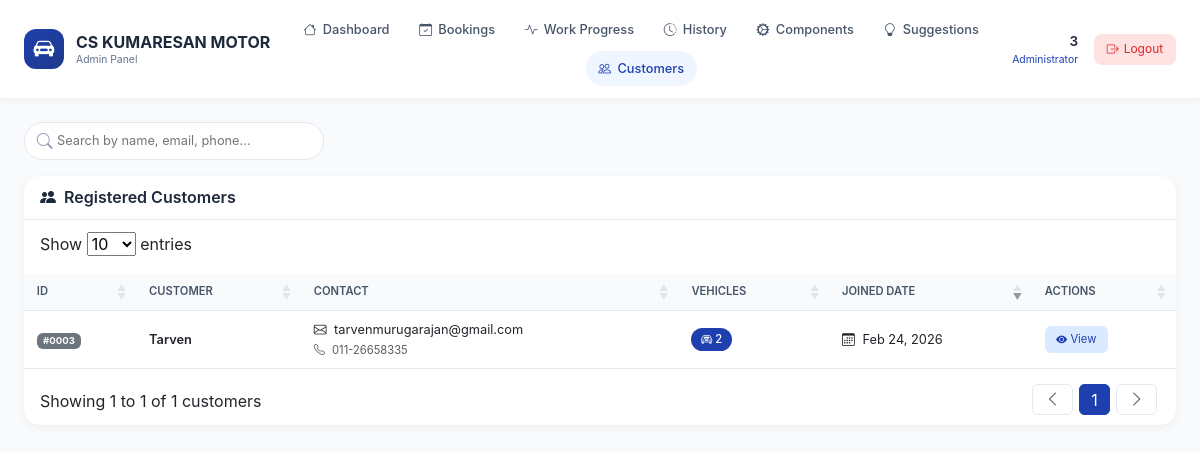
Page /admin-customers.php (signed in) on the committed database.
### tables this page shows
CREATE TABLE `users` (
  `id` int(11) NOT NULL,
  `email` varchar(100) NOT NULL,
  `username` varchar(50) NOT NULL,
  `password_hash` varchar(255) NOT NULL,
  `full_name` varchar(100) NOT NULL,
  `phone` varchar(20) DEFAULT NULL,
  `security_image_path` varchar(255) DEFAULT NULL,
  `security_phrase` varchar(255) DEFAULT NULL,
  `role` enum('admin','customer','staff') DEFAULT 'customer',
  `is_active` tinyint(4) DEFAULT 1,
  `created_at` timestamp NOT NULL DEFAULT current_timestamp()
);

### admin-customers.php (the view, shortened to what this page needs)
<?php
$full_name = $_SESSION['full_name'];
require_once __DIR__ . '/includes/config.php';
$sql = "SELECT u.*,
        (SELECT COUNT(*) FROM vehicles WHERE user_id = u.id) as vehicle_count,
        (SELECT MAX(created_at) FROM vehicles WHERE user_id = u.id) as last_vehicle_added
        FROM users u
        WHERE u.role = 'customer' OR u.role IS NULL OR u.role = ''
        ORDER BY u.created_at DESC";
$result = $pdo->query($sql);
$customers = $result->fetchAll(PDO::FETCH_ASSOC);
?>
<!DOCTYPE html>
<html lang="en">
<head>
    <link href="https://cdn.jsdelivr.net/npm/bootstrap@5.3.0/dist/css/bootstrap.min.css" rel="stylesheet">
    <link rel="stylesheet" href="https://cdn.jsdelivr.net/npm/bootstrap-icons@1.11.1/font/bootstrap-icons.css">
    <link rel="stylesheet" href="https://cdn.datatables.net/1.13.4/css/dataTables.bootstrap5.min.css">
</head>
<body>
<div class="top-nav">
    <div class="nav-container">
        <div class="logo-area">
            <div class="logo-icon">
                <i class="bi bi-car-front-fill"></i>
            </div>
            <div class="logo-text">
                CS KUMARESAN MOTOR
                <span>Admin Panel</span>
            </div>
        </div>
        <div class="nav-links">
            <a href="admin-dashboard.php" class="nav-link-item <?php echo basename($_SERVER['PHP_SELF']) == 'admin-dashboard.php' ? 'active' : ''; ?>">
                <i class="bi bi-house""></i> Dashboard
            </a>
            <a href="admin-bookings.php" class="nav-link-item <?php echo basename($_SERVER['PHP_SELF']) == 'admin-bookings.php' ? 'active' : ''; ?>">
                <i class="bi bi-calendar-check"></i> Bookings
            </a>
            <a href="admin-work-progress.php" class="nav-link-item <?php echo basename($_SERVER['PHP_SELF']) == 'admin-work-progress.php' ? 'active' : ''; ?>">
                <i class="bi bi-activity"></i> Work Progress
            </a>
            <a href="admin-service-history.php" class="nav-link-item <?php echo basename($_SERVER['PHP_SELF']) == 'admin-service-history.php' ? 'active' : ''; ?>">
                <i class="bi bi-clock-history"></i> History
            </a>
            <a href="admin-spare-parts.php" class="nav-link-item <?php echo basename($_SERVER['PHP_SELF']) == 'admin-spare-parts.php' ? 'active' : ''; ?>">
                <i class="bi bi-gear-wide-connected"></i> Components
            </a>
            <a href="admin-suggestions.php" class="nav-link-item <?php echo basename($_SERVER['PHP_SELF']) == 'admin-suggestions.php' ? 'active' : ''; ?>">
                <i class="bi bi-lightbulb"></i> Suggestions
            </a>
            <a href="admin-customers.php" class="nav-link-item <?php echo basename($_SERVER['PHP_SELF']) == 'admin-customers.php' ? 'active' : ''; ?>">
                <i class="bi bi-people"></i> Customers
            </a>
        </div>
        <div class="user-area">
            <div class="user-info">
                <div class="user-name"><?php echo htmlspecialchars($full_name); ?></div>
                <div class="user-role">Administrator</div>
            </div>
            <a href="logout.php" class="logout-btn"><i class="bi bi-box-arrow-right"></i> Logout</a>
        </div>
    </div>
</div>
<div class="main-container">
    <div class="search-section">
        <div class="search-box">
            <i class="bi bi-search"></i>
            <input type="text" id="searchInput" placeholder="Search by name, email, phone...">
        </div>
    </div>
    <div class="main-card">
        <div class="card-header">
            <h2><i class="bi bi-people-fill"></i> Registered Customers</h2>
        </div>
        <div class="table-responsive">
            <table class="table" id="customersTable">
                <thead>
                    <tr>
                        <th>ID</th>
                        <th>Customer</th>
                        <th>Contact</th>
                        <th>Vehicles</th>
                        <th>Joined Date</th>
                        <th>Actions</th>
                    </tr>
                </thead>
                <tbody>
                    <?php foreach ($customers as $customer): ?>
                        <tr>
                            <td>
                                <span class="badge bg-secondary">
                                    #<?php echo str_pad($customer['id'], 4, '0', STR_PAD_LEFT); ?>
                                </span>
                             </div>
                            <td>
                                <div class="customer-name"><?php echo htmlspecialchars($customer['full_name']); ?></div>
                             </div>
                            <td>
                                <div><i class="bi bi-envelope me-1"></i> <?php echo htmlspecialchars($customer['email']); ?></div>
                                <?php if (!empty($customer['phone'])): ?>
                                    <small class="text-muted"><i class="bi bi-telephone me-1"></i> <?php echo htmlspecialchars($customer['phone']); ?></small>
                                <?php endif; ?>
                             </div>
                            <td>
                                <span class="badge-vehicle">
                                    <i class="bi bi-car-front"></i> <?php echo $customer['vehicle_count']; ?>
                                </span>
                            <td>
                                <i class="bi bi-calendar3 me-1"></i>
                                <?php echo date('M d, Y', strtotime($customer['created_at'])); ?>
                            <td>
                                <a href="customer-details.php?id=<?php echo $customer['id']; ?>" class="btn-view">
                                    <i class="bi bi-eye-fill"></i> View
                                </a>
                    <?php endforeach; ?>
</body>
</html>

### admin-customers.php (style rules this page uses)
* { margin: 0; padding: 0; box-sizing: border-box; }
body { background: #f8fafc; font-family: 'Inter', -apple-system, BlinkMacSystemFont, 'Segoe UI', Roboto, sans-serif; }
.top-nav { background: white; padding: 0.75rem 1.5rem; box-shadow: 0 2px 10px rgba(0,0,0,0.05); position: sticky; top: 0; z-index: 1000; }
.nav-container { display: flex; align-items: center; justify-content: space-between; flex-wrap: wrap; gap: 1rem; }
.logo-area { display: flex; align-items: center; gap: 0.75rem; min-width: 200px; }
.logo-icon { width: 40px; height: 40px; background: linear-gradient(135deg, #1e40af, #1e3a8a); border-radius: 12px; display: flex; align-items: center; justify-content: center; color: white; font-size: 1.3rem; }
.logo-text { font-weight: 700; font-size: 1rem; color: #1e293b; line-height: 1.3; }
.logo-text span { font-size: 0.65rem; color: #64748b; display: block; font-weight: 400; }
.nav-links { display: flex; gap: 0.25rem; flex-wrap: wrap; flex: 1; justify-content: center; }
.nav-link-item { display: flex; align-items: center; gap: 0.4rem; padding: 0.5rem 0.8rem; border-radius: 30px; text-decoration: none; color: #475569; font-size: 0.8rem; font-weight: 500; transition: all 0.2s ease; white-space: nowrap; }
.nav-link-item.active { background: #eff6ff; color: #1e40af; }
.user-area { display: flex; align-items: center; gap: 1rem; min-width: 150px; justify-content: flex-end; }
.user-info { text-align: right; }
.user-name { font-weight: 600; font-size: 0.85rem; color: #1e293b; }
.user-role { font-size: 0.65rem; color: #1e40af; }
.logout-btn { background: #fee2e2; color: #dc2626; border: none; padding: 0.4rem 0.8rem; border-radius: 8px; font-size: 0.75rem; text-decoration: none; display: flex; align-items: center; gap: 0.3rem; }
.main-container { padding: 1.5rem; }
.search-section { margin-bottom: 1rem; }
.search-box { position: relative; max-width: 300px; }
.search-box i { position: absolute; left: 0.8rem; top: 50%; transform: translateY(-50%); color: #94a3b8; }
.search-box input { width: 100%; padding: 0.5rem 0.8rem 0.5rem 2rem; border: 1px solid #e2e8f0; border-radius: 30px; font-size: 0.8rem; }
.main-card { background: white; border-radius: 16px; box-shadow: 0 2px 8px rgba(0,0,0,0.05); overflow: hidden; }
.card-header { background: white; border-bottom: 1px solid #e2e8f0; padding: 0.75rem 1rem; }
.card-header h2 { font-size: 1rem; font-weight: 600; color: #1e293b; margin: 0; display: flex; align-items: center; gap: 0.5rem; }
.table { margin: 0; font-size: 0.8rem; }
.table thead th { background: #f8fafc; padding: 0.6rem 0.8rem; font-size: 0.7rem; font-weight: 600; text-transform: uppercase; color: #475569; border-bottom: 1px solid #e2e8f0; }
.table tbody td { padding: 0.6rem 0.8rem; vertical-align: middle; border-bottom: 1px solid #e2e8f0; }
.customer-name { font-weight: 600; }
.badge-vehicle { background: #1e40af; color: white; padding: 0.2rem 0.6rem; border-radius: 20px; font-size: 0.7rem; font-weight: 500; display: inline-flex; align-items: center; gap: 0.2rem; }
.btn-view { background: #dbeafe; color: #1e40af; border: none; padding: 0.3rem 0.7rem; border-radius: 6px; font-size: 0.7rem; text-decoration: none; display: inline-flex; align-items: center; gap: 0.2rem; transition: all 0.2s ease; }

### rows in the picture
users: id "0003", full_name "Tarven", email "tarvenmurugarajan@gmail.com", phone "011-26658335", vehicle_count "2", created_at "Feb 24, 2026"

### other values in the picture
$full_name "3"
